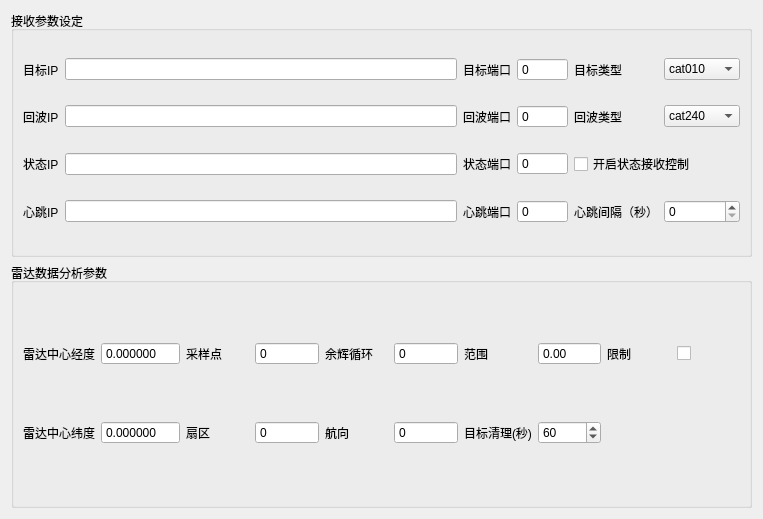
<?xml version="1.0" encoding="UTF-8"?>
<ui version="4.0">
 <class>QRadarParamSetting</class>
 <widget class="QWidget" name="QRadarParamSetting">
  <property name="geometry">
   <rect>
    <x>0</x>
    <y>0</y>
    <width>763</width>
    <height>519</height>
   </rect>
  </property>
  <property name="windowTitle">
   <string>Form</string>
  </property>
  <layout class="QVBoxLayout" name="verticalLayout">
   <item>
    <widget class="QGroupBox" name="NetSetting">
     <property name="title">
      <string>接收参数设定</string>
     </property>
     <layout class="QGridLayout" name="gridLayout">
      <item row="4" column="5">
       <widget class="QSpinBox" name="heartTimeSpinBox"/>
      </item>
      <item row="4" column="4">
       <widget class="QLabel" name="label_24">
        <property name="text">
         <string>心跳间隔（秒）</string>
        </property>
       </widget>
      </item>
      <item row="4" column="0">
       <widget class="QLabel" name="label_23">
        <property name="text">
         <string>心跳IP</string>
        </property>
       </widget>
      </item>
      <item row="0" column="0">
       <widget class="QLabel" name="label_6">
        <property name="text">
         <string>目标IP</string>
        </property>
       </widget>
      </item>
      <item row="0" column="5">
       <widget class="QComboBox" name="trackTypeComboBox">
        <item>
         <property name="text">
          <string>cat010</string>
         </property>
        </item>
       </widget>
      </item>
      <item row="0" column="2">
       <widget class="QLabel" name="label_7">
        <property name="text">
         <string>目标端口</string>
        </property>
       </widget>
      </item>
      <item row="0" column="4">
       <widget class="QLabel" name="label_8">
        <property name="text">
         <string>目标类型</string>
        </property>
       </widget>
      </item>
      <item row="0" column="1">
       <widget class="QLineEdit" name="trackRecIPLlineEdit"/>
      </item>
      <item row="1" column="0">
       <widget class="QLabel" name="label_9">
        <property name="text">
         <string>回波IP</string>
        </property>
       </widget>
      </item>
      <item row="1" column="1">
       <widget class="QLineEdit" name="videoRecIPLlineEdit"/>
      </item>
      <item row="0" column="3">
       <widget class="QSpinBox" name="trackRecPortSpinBox">
        <property name="buttonSymbols">
         <enum>QAbstractSpinBox::NoButtons</enum>
        </property>
        <property name="maximum">
         <number>999999</number>
        </property>
       </widget>
      </item>
      <item row="1" column="3">
       <widget class="QSpinBox" name="videoRecPortSpinBox">
        <property name="buttonSymbols">
         <enum>QAbstractSpinBox::NoButtons</enum>
        </property>
        <property name="maximum">
         <number>999999</number>
        </property>
       </widget>
      </item>
      <item row="1" column="4">
       <widget class="QLabel" name="label_10">
        <property name="text">
         <string>回波类型</string>
        </property>
       </widget>
      </item>
      <item row="1" column="5">
       <widget class="QComboBox" name="videoTypeComboBox">
        <item>
         <property name="text">
          <string>cat240</string>
         </property>
        </item>
        <item>
         <property name="text">
          <string>zchx240</string>
         </property>
        </item>
       </widget>
      </item>
      <item row="1" column="2">
       <widget class="QLabel" name="label_11">
        <property name="text">
         <string>回波端口</string>
        </property>
       </widget>
      </item>
      <item row="4" column="1">
       <widget class="QLineEdit" name="heartIPLlineEdit"/>
      </item>
      <item row="4" column="3">
       <widget class="QSpinBox" name="heartPortSpinBox">
        <property name="buttonSymbols">
         <enum>QAbstractSpinBox::NoButtons</enum>
        </property>
        <property name="maximum">
         <number>999999</number>
        </property>
       </widget>
      </item>
      <item row="4" column="2">
       <widget class="QLabel" name="label_22">
        <property name="text">
         <string>心跳端口</string>
        </property>
       </widget>
      </item>
      <item row="3" column="1">
       <widget class="QLineEdit" name="controlIPLineEdit"/>
      </item>
      <item row="3" column="0">
       <widget class="QLabel" name="label">
        <property name="text">
         <string>状态IP</string>
        </property>
       </widget>
      </item>
      <item row="3" column="2">
       <widget class="QLabel" name="label_2">
        <property name="text">
         <string>状态端口</string>
        </property>
       </widget>
      </item>
      <item row="3" column="3">
       <widget class="QSpinBox" name="controlPortSpinBox">
        <property name="buttonSymbols">
         <enum>QAbstractSpinBox::NoButtons</enum>
        </property>
        <property name="maximum">
         <number>99999</number>
        </property>
       </widget>
      </item>
      <item row="3" column="4" colspan="2">
       <widget class="QCheckBox" name="statusCheckBox">
        <property name="text">
         <string>开启状态接收控制</string>
        </property>
       </widget>
      </item>
     </layout>
    </widget>
   </item>
   <item>
    <widget class="QGroupBox" name="AnalysisSetting">
     <property name="title">
      <string>雷达数据分析参数</string>
     </property>
     <layout class="QGridLayout" name="gridLayout_2">
      <item row="1" column="4">
       <widget class="QLabel" name="label_17">
        <property name="text">
         <string>航向</string>
        </property>
       </widget>
      </item>
      <item row="1" column="2">
       <widget class="QLabel" name="label_15">
        <property name="text">
         <string>扇区</string>
        </property>
       </widget>
      </item>
      <item row="0" column="8">
       <widget class="QLabel" name="label_64">
        <property name="text">
         <string>限制</string>
        </property>
       </widget>
      </item>
      <item row="1" column="5">
       <widget class="QSpinBox" name="headingSpinBox">
        <property name="buttonSymbols">
         <enum>QAbstractSpinBox::NoButtons</enum>
        </property>
        <property name="maximum">
         <number>9999999</number>
        </property>
       </widget>
      </item>
      <item row="0" column="9">
       <widget class="QCheckBox" name="limitCBox">
        <property name="text">
         <string/>
        </property>
       </widget>
      </item>
      <item row="1" column="7">
       <widget class="QSpinBox" name="trackClearTimeSpinBox">
        <property name="minimum">
         <number>1</number>
        </property>
        <property name="maximum">
         <number>99999</number>
        </property>
        <property name="value">
         <number>60</number>
        </property>
       </widget>
      </item>
      <item row="1" column="6">
       <widget class="QLabel" name="label_65">
        <property name="text">
         <string>目标清理(秒)</string>
        </property>
       </widget>
      </item>
      <item row="0" column="0">
       <widget class="QLabel" name="label_12">
        <property name="text">
         <string>雷达中心经度</string>
        </property>
       </widget>
      </item>
      <item row="0" column="1">
       <widget class="QDoubleSpinBox" name="centreLonDSpinBox">
        <property name="buttonSymbols">
         <enum>QAbstractSpinBox::NoButtons</enum>
        </property>
        <property name="decimals">
         <number>6</number>
        </property>
        <property name="minimum">
         <double>-180.000000000000000</double>
        </property>
        <property name="maximum">
         <double>180.000000000000000</double>
        </property>
        <property name="singleStep">
         <double>0.000000000000000</double>
        </property>
       </widget>
      </item>
      <item row="0" column="2">
       <widget class="QLabel" name="label_14">
        <property name="text">
         <string>采样点</string>
        </property>
       </widget>
      </item>
      <item row="0" column="3">
       <widget class="QSpinBox" name="cellNumSpinBox">
        <property name="buttonSymbols">
         <enum>QAbstractSpinBox::NoButtons</enum>
        </property>
        <property name="maximum">
         <number>9999999</number>
        </property>
       </widget>
      </item>
      <item row="0" column="4">
       <widget class="QLabel" name="label_16">
        <property name="text">
         <string>余辉循环</string>
        </property>
       </widget>
      </item>
      <item row="0" column="5">
       <widget class="QSpinBox" name="loopNumSpinBox">
        <property name="buttonSymbols">
         <enum>QAbstractSpinBox::NoButtons</enum>
        </property>
        <property name="maximum">
         <number>9999999</number>
        </property>
       </widget>
      </item>
      <item row="0" column="7">
       <widget class="QDoubleSpinBox" name="distanceDSpinBox">
        <property name="buttonSymbols">
         <enum>QAbstractSpinBox::NoButtons</enum>
        </property>
        <property name="maximum">
         <double>99999.000000000000000</double>
        </property>
       </widget>
      </item>
      <item row="1" column="0">
       <widget class="QLabel" name="label_13">
        <property name="text">
         <string>雷达中心纬度</string>
        </property>
       </widget>
      </item>
      <item row="1" column="3">
       <widget class="QSpinBox" name="lineNumSpinBox">
        <property name="buttonSymbols">
         <enum>QAbstractSpinBox::NoButtons</enum>
        </property>
        <property name="maximum">
         <number>9999999</number>
        </property>
       </widget>
      </item>
      <item row="1" column="1">
       <widget class="QDoubleSpinBox" name="centreLatDSpinBox">
        <property name="buttonSymbols">
         <enum>QAbstractSpinBox::NoButtons</enum>
        </property>
        <property name="decimals">
         <number>6</number>
        </property>
        <property name="minimum">
         <double>-180.000000000000000</double>
        </property>
        <property name="maximum">
         <double>180.000000000000000</double>
        </property>
       </widget>
      </item>
      <item row="0" column="6">
       <widget class="QLabel" name="label_63">
        <property name="text">
         <string>范围</string>
        </property>
       </widget>
      </item>
     </layout>
    </widget>
   </item>
  </layout>
 </widget>
 <resources/>
 <connections/>
</ui>
